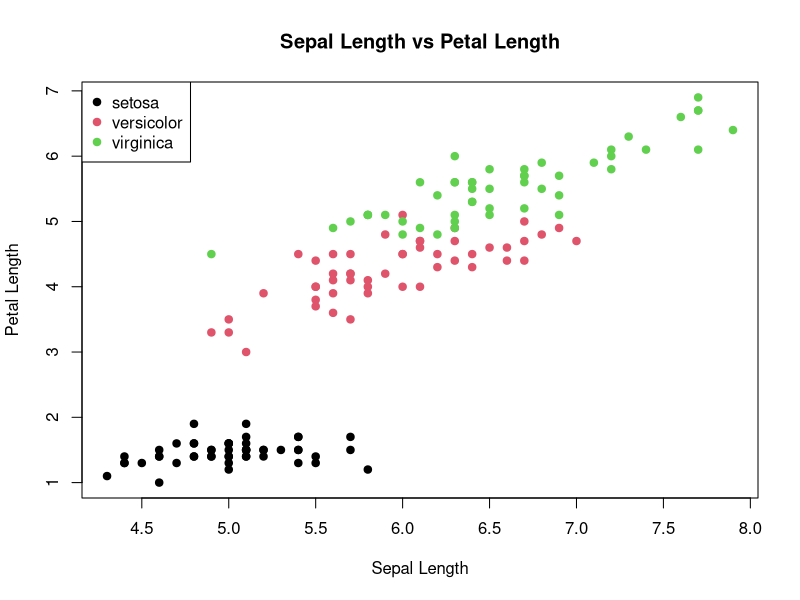

R code for this plot:
# Iris Flower Data Analysis
# Load the built-in iris dataset
data(iris)
#View the first six rows
head(iris)
# Display dataset information
str(iris)
# calculate summary statistics
summary(iris)
# calculate average sepal lenght by species
aggregate(Sepal.Length~Species, data=iris, FUN = mean)
# Create a scatter plot
plot(
  iris$Sepal.Length,
  iris$Petal.Length,
  main = "Sepal Length vs Petal Length",
  xlab = "Sepal Length",
  ylab = "Petal Length",
  col = iris$Species,
  pch = 19
)
# Add a legend
legend(
  "topleft",
  legend = levels(iris$Species),
  col =1:3,
  pch = 19
)
